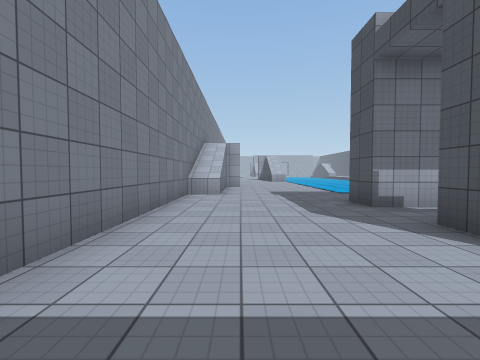
[1] (above)

18 first-person views from a walk through a Unity game level. The camera is 1.4 m above the floor, tilts 2° down and sees 90° across. The floor is counted in squares, 2 m on a side. Each view is taken from the middle of a square. On the plan, view 1 faces up. The plan holds only what a view shows up to about 9 squares ahead; the rest is blank. The place goes on beyond the plan. Surface patterns are stand-ins for the level's own textures.

[2]
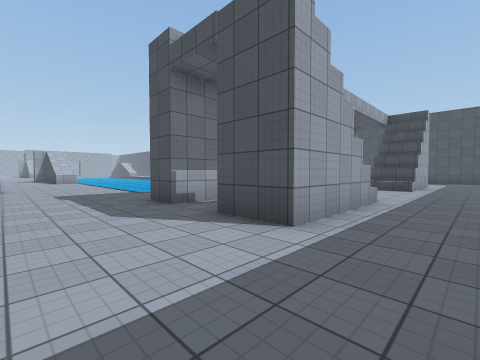

[3]
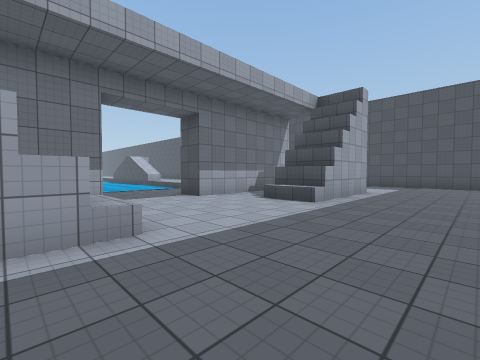

[4]
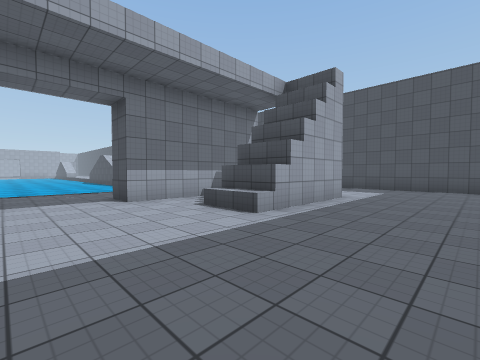

[5]
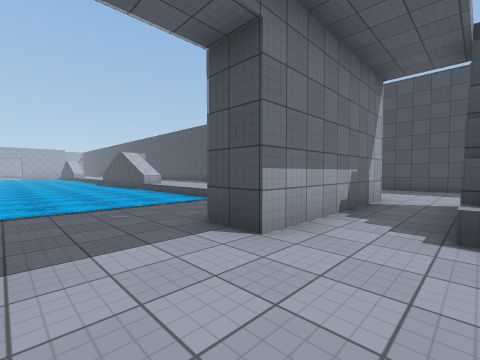

[6]
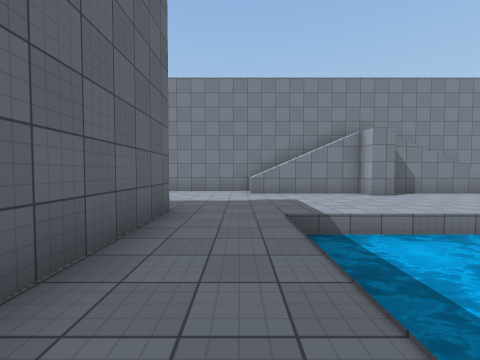

[7]
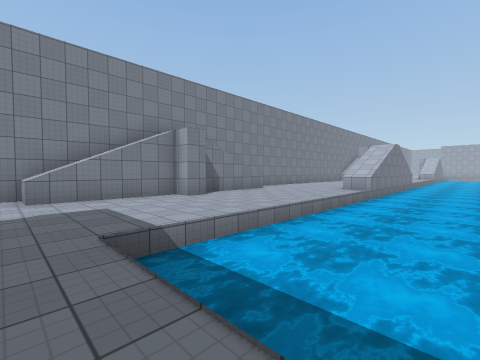

[8]
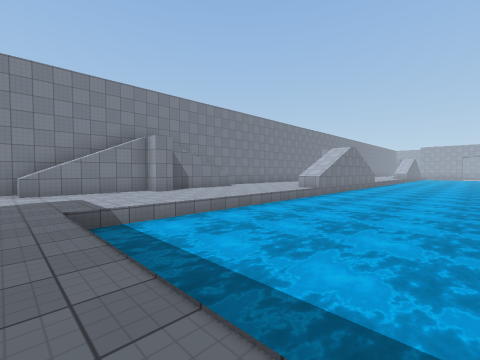

[9]
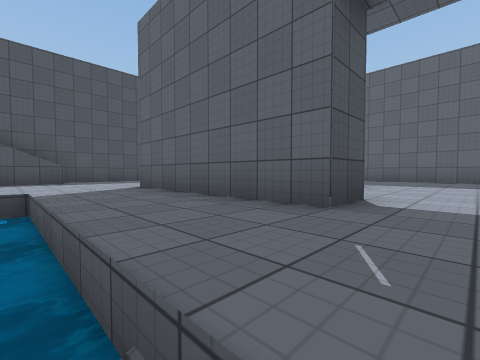

[10]
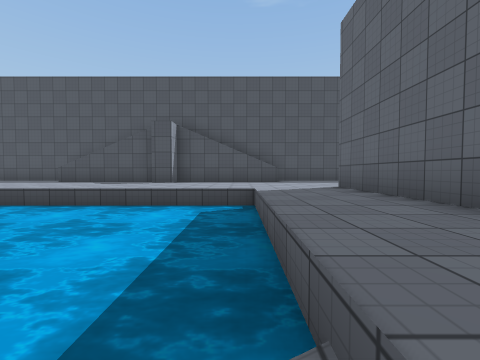

[11]
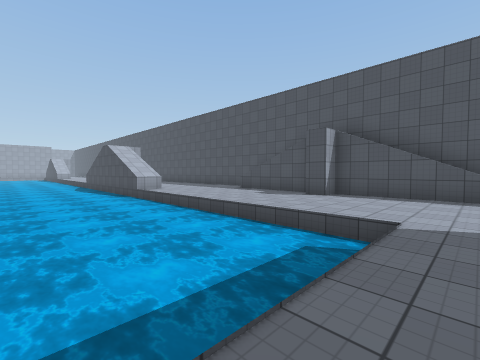

[12]
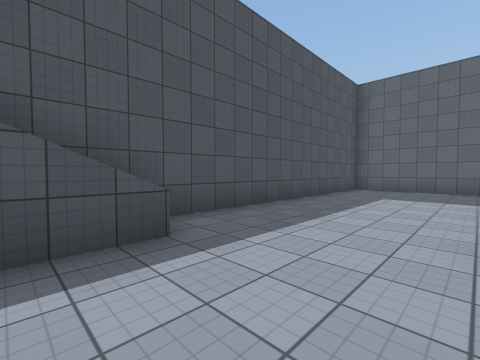

[13]
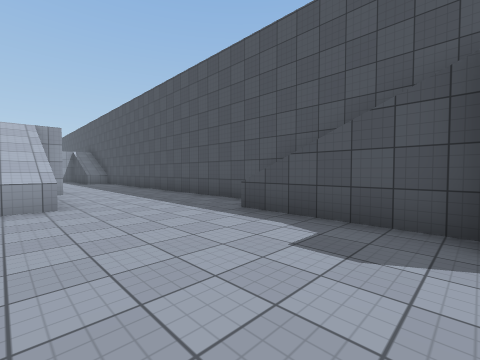

[14]
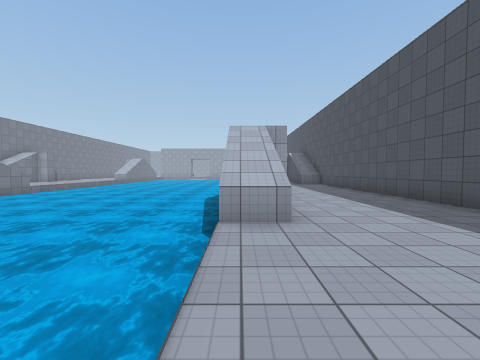

[15]
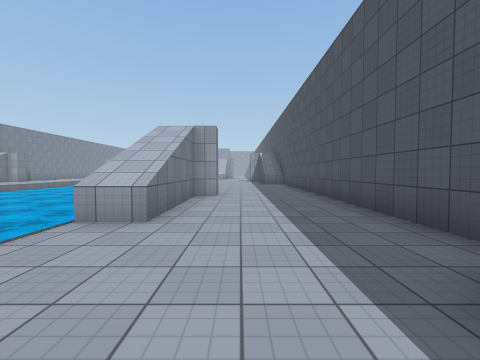

[16]
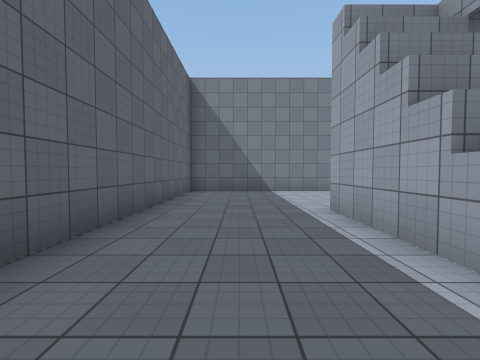

[17]
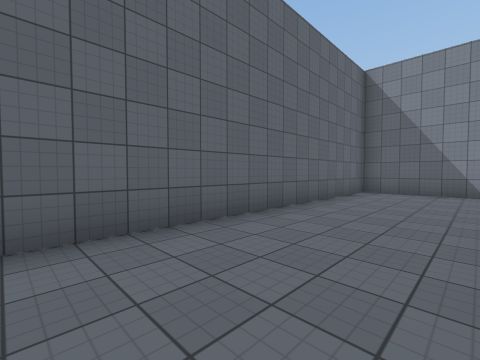

[18]
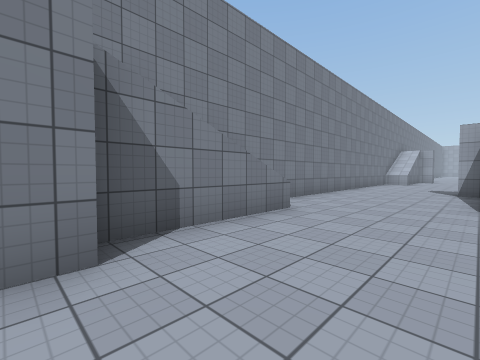

### Floor plan
Key: @ floor where view 1 was taken; # wall or solid block; . floor; ~ water the walk can cross; ≈ water the walk keeps out of; ^ raised ledge.
Columns run from 2 left of view 1 to 18 right of it. Each row starts with its distance up from view 1.
 22   ..  ≈≈≈≈≈≈≈≈≈ ....#
 21  ...   ≈≈≈≈≈≈≈≈ ....#
 20 #...#   ≈≈≈≈≈≈≈##...#
 19 #....  ≈≈≈≈≈≈≈≈#....#
 18 #.... ≈≈≈≈≈≈≈≈≈#....#
 17 #....^≈≈≈≈≈≈≈≈≈#....#
 16 #.....≈≈≈≈≈≈≈≈≈.....#
 15 #^....≈≈≈≈≈≈≈≈≈.....#
 14  #....≈≈≈≈≈≈≈≈≈....^
 13  #....≈≈≈≈≈≈≈≈≈....#
 12  #....≈≈≈≈≈≈≈≈≈....#
 11  #....≈≈≈≈≈≈≈≈≈...##
 10  #....≈≈≈≈≈≈≈≈≈....#
  9  #....≈≈≈≈≈≈≈≈≈....#
  8 ##....≈≈≈~~≈≈≈≈....#
  7 #..................##
  6 #...................#
  5 #....####...####....#
  4 #......  ...........#
  3 #....#  ^...^#  ....#
  2 #....###^...^###....#
  1 #...................#
  0 #.@.................#
 -1 #...................#
 -2 ##############  #####

Where each view was taken, in squares from view 1:
view 1: 0 up, 0 right, facing up
view 2: 0 up, 0 right, facing up-right
view 3: 1 down, 5 right, facing up-right
view 4: 1 down, 7 right, facing up-right
view 5: 3 up, 7 right, facing up-right
view 6: 7 up, 7 right, facing left
view 7: 7 up, 6 right, facing up-left
view 8: 7 up, 8 right, facing up-left
view 9: 8 up, 8 right, facing down-right
view 10: 8 up, 8 right, facing right
view 11: 7 up, 9 right, facing up-right
view 12: 8 up, 14 right, facing down-right
view 13: 11 up, 13 right, facing up-right
view 14: 13 up, 13 right, facing up
view 15: 13 up, 15 right, facing up
view 16: 0 up, 7 right, facing left
view 17: 1 up, 7 right, facing down-left
view 18: 11 up, 2 right, facing up-left
